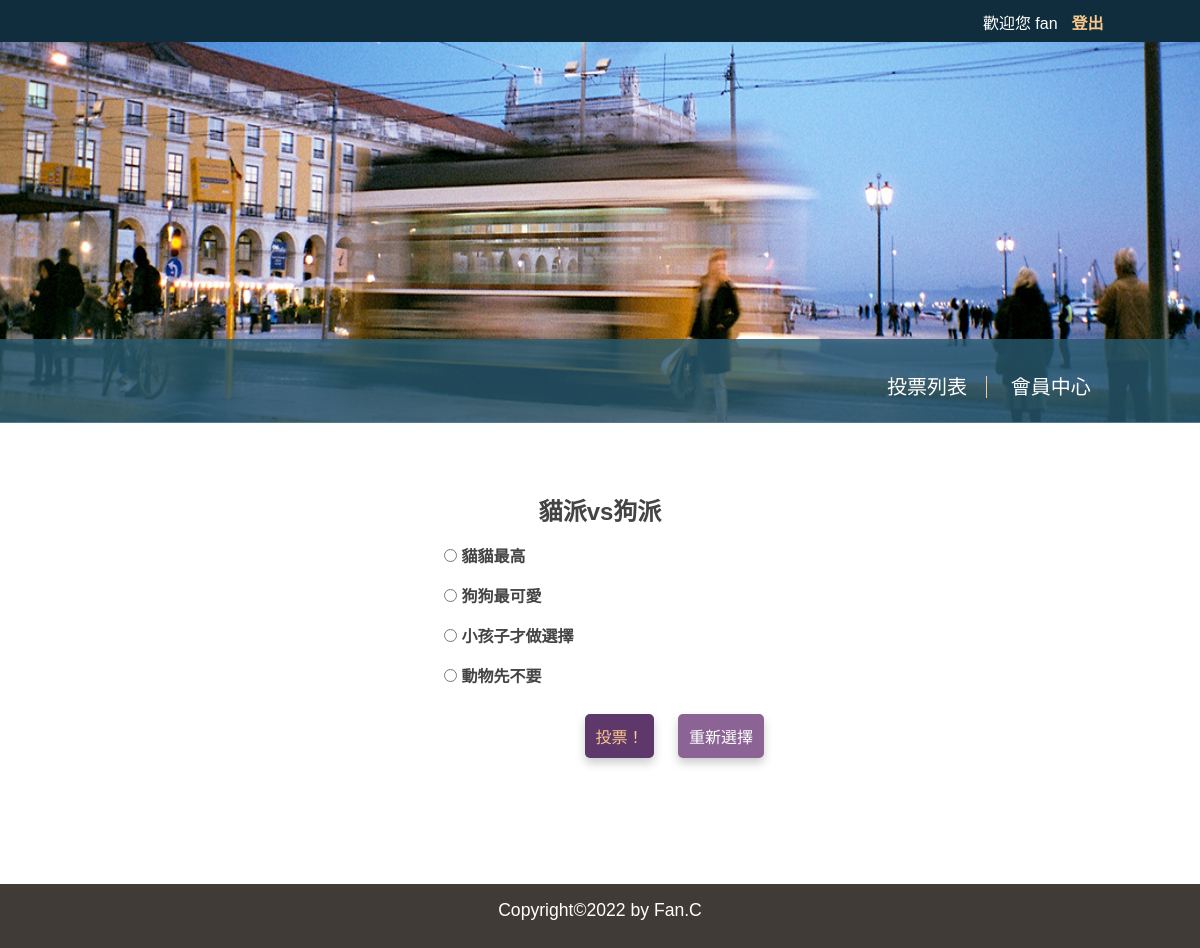
Page /index.php?do=vote&id=1 (signed in) on the committed database.
### tables this page shows
CREATE TABLE `subjects` (
  `id` int(11) UNSIGNED NOT NULL COMMENT '序號',
  `subject` varchar(128) NOT NULL COMMENT '主題描述',
  `type_id` int(11) UNSIGNED NOT NULL,
  `multiple` tinyint(1) NOT NULL DEFAULT 0 COMMENT '單/複選',
  `multi_limit` tinyint(2) NOT NULL DEFAULT 1 COMMENT '單/複選項目數',
  `start` date NOT NULL,
  `end` date NOT NULL,
  `total` int(11) UNSIGNED NOT NULL DEFAULT 0
);

CREATE TABLE `options` (
  `id` int(11) UNSIGNED NOT NULL COMMENT '序號',
  `option` varchar(128) NOT NULL COMMENT '選項描述',
  `subject_id` int(11) UNSIGNED NOT NULL,
  `total` int(11) UNSIGNED NOT NULL DEFAULT 0
);

### api/base.php (called while the page is built, shortened)
<?php
function pdo()
{
    $dsn = "mysql:host=localhost;charset=utf8;dbname=vote";
    return new PDO($dsn, 'root', '');
}
function all($table, ...$arg)
{
    $pdo = pdo();
    $sql = "SELECT * FROM $table ";
    switch (count($arg)) {
        case 1:
            if (is_array($arg[0]) && !empty($arg[0])) {
                foreach ($arg[0] as $key => $value) {
                    $tmp[] = "`$key`='$value'";
                }
                $sql .= " WHERE " . implode(" AND ", $tmp);
            } else if (empty($arg[0])) {
            } else {
                $sql .= $arg[0];
            }
            break;
    }
    return $pdo->query($sql)->fetchAll(PDO::FETCH_ASSOC);
}
function find($table, $arg)
{
    $pdo = pdo();
    $sql = "SELECT * FROM $table WHERE ";
    if (is_array($arg)) {
        foreach ($arg as $key => $value) {
            $tmp[] = "`$key`='$value'";
        }
        $sql .= implode(" AND ", $tmp);
    } else {
        $sql .= " `id`='$arg'";
    }
    return $pdo->query($sql)->fetch(PDO::FETCH_ASSOC);
}

### front/vote.php (the view, shortened to what this page needs)
<?php
include_once "./api/base.php";
$subject = find("subjects", $_GET['id']);
$opts = all("options", ['subject_id' => $_GET['id']]);
?>
<!DOCTYPE html>
<html lang="en">
<head>
</head>
<body>
    <div class="vote-box">
        <h2><?= $subject['subject']; ?></h2>
        <form action="./api/vote.php" method="post">
            <?php
            foreach ($opts as $opt) {
            ?>
                <div class="vote-item">
                    <?php
                    if ($subject['multiple'] == 0) {
                    ?>
                        <input type="radio" name="opt" value="<?= $opt['id']; ?>">
                    <?php
                    } else {
                    ?>
                        <input type="checkbox" name="opt[]" value="<?= $opt['id']; ?>">
                    <?php
                    }
                    ?>
                    <?= $opt['option']; ?>
                </div>
            <?php
            }
            ?>
            <div class="vote-btns">
                <input class="vote-btn voteSub" type="submit" value="投票！">
                <input class="vote-btn reset" type="reset" value="重新選擇">
            </div>
        </form>
    </div>
</body>
</html>

### css/basic.css (style rules this page uses)
* { margin: 0; padding: 0; list-style-type: none; box-sizing: border-box; font-family: Arial, Helvetica, sans-serif; }
html, body { height: 100%; margin: 0; }
body { display: flex; flex-direction: column; }

### front/vote.php (style rules this page uses)
.vote-box { width: 360px; padding: 2% 0 0; margin: 1.5rem auto 6rem; }
h2 { text-align: center; color: #444; margin-bottom: 1rem; }
.vote-item { color: #444; font-weight: bold; margin: 1rem 1.5rem; }
.vote-btns { display: flex; justify-content: end; margin: 1rem .5rem 1rem; }
.vote-btn { outline: 0; border: 0; padding: 10px; font-size: 16px; cursor: pointer; box-shadow: 0 5px 10px #ccc; border-radius: 5px; margin: 0.7rem 0.5rem 0.4rem 1rem; }
.voteSub { background-color: #5f386b; width: 20%; color: #f9c78b; }
.reset { background-color: #8b6495; width: 25%; color: #ffffff; }

### rows in the picture
subjects: subject "貓派vs狗派"
options: option "貓貓最高"
options: option "狗狗最可愛"
options: option "小孩子才做選擇"
options: option "動物先不要"

### other values in the picture
$_SESSION['name'] "fan"
